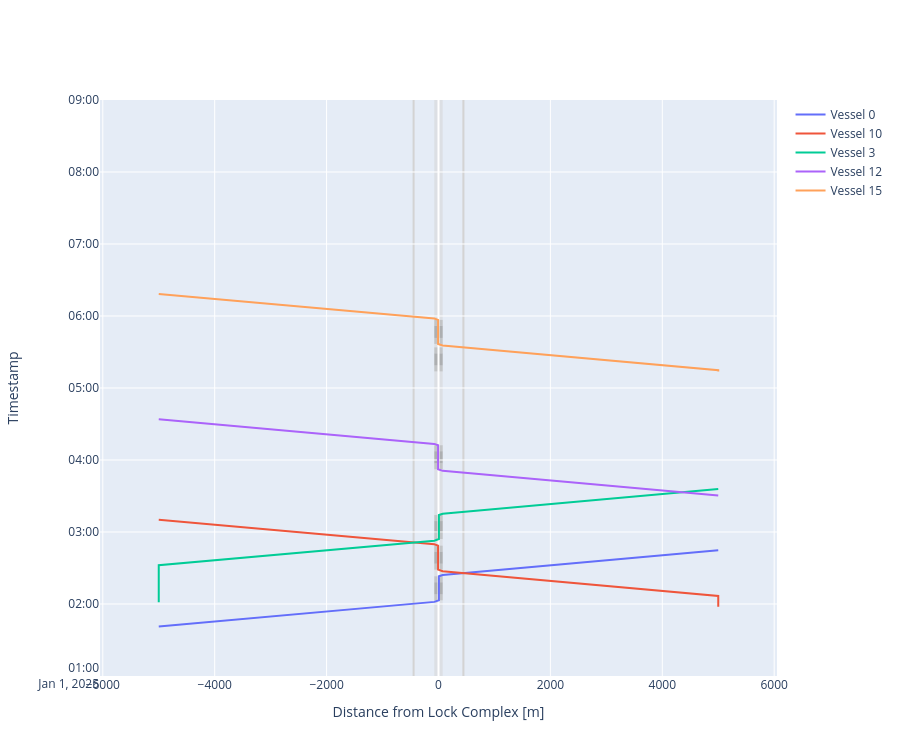

This figure's notebook cell:
### Code cell
# We can plot the time-distance diagram
fig = lock_chamber_II.plot(xlimmin = -6050, 
                           xlimmax = 6050,
                           ylimmin = pd.Timestamp('2025-01-01 01:00:00'),
                           ylimmax = pd.Timestamp('2025-01-01 09:00:00'),
                           method='Plotly')

fig.update_layout(height=cm_to_pixels(20))

### Figure 1 — Plotly figure (JSON) as saved in the notebook; plotly's stock layout.template omitted (floating-point values rounded to 4 significant figures)
{"data": [{"mode": "lines", "name": "Vessel 0", "type": "scatter", "x": [-5000.0, -5000.0, -75.0, -75.0, 7.5, 7.5, 7.5, 7.5, 7.5, 7.5, 7.5, 7.5, 75.0, 75.0, 445.0, 5000.0], "xaxis": "x", "y": ["2025-01-01T01:41:14.550491", "2025-01-01T01:41:14.550491", "2025-01-01T02:01:45.800491", "2025-01-01T02:01:45.800491", "2025-01-01T02:03:05.984076", "2025-01-01T02:03:05.984076", "2025-01-01T02:08:05.984076", "2025-01-01T02:08:05.984076", "2025-01-01T02:18:05.984076", "2025-01-01T02:18:05.984076", "2025-01-01T02:23:05.984076", "2025-01-01T02:23:05.984076", "2025-01-01T02:24:11.588828", "2025-01-01T02:24:11.588828", "2025-01-01T02:25:44.088828", "2025-01-01T02:44:42.838828"], "yaxis": "y"}, {"mode": "lines", "name": "Vessel 10", "type": "scatter", "x": [5000.0, 5000.0, 5000.0, 5000.0, 75.0, 75.0, -7.5, -7.5, -7.5, -7.5, -7.5, -7.5, -7.5, -7.5, -75.0, -75.0, -445.0, -5000.0], "xaxis": "x", "y": ["2025-01-01T01:57:47.065476", "2025-01-01T01:57:47.065476", "2025-01-01T02:06:45.338828", "2025-01-01T02:06:45.338828", "2025-01-01T02:27:16.588828", "2025-01-01T02:27:16.588828", "2025-01-01T02:28:36.772413", "2025-01-01T02:28:36.772413", "2025-01-01T02:33:36.772413", "2025-01-01T02:33:36.772413", "2025-01-01T02:43:36.772413", "2025-01-01T02:43:36.772413", "2025-01-01T02:48:36.772413", "2025-01-01T02:48:36.772413", "2025-01-01T02:49:42.377165", "2025-01-01T02:49:42.377165", "2025-01-01T02:51:14.877165", "2025-01-01T03:10:13.627165"], "yaxis": "y"}, {"mode": "lines", "name": "Vessel 3", "type": "scatter", "x": [-5000.0, -5000.0, -5000.0, -5000.0, -75.0, -75.0, 7.5, 7.5, 7.5, 7.5, 7.5, 7.5, 7.5, 7.5, 75.0, 75.0, 445.0, 5000.0], "xaxis": "x", "y": ["2025-01-01T02:01:32.774660", "2025-01-01T02:01:32.774660", "2025-01-01T02:32:16.127165", "2025-01-01T02:32:16.127165", "2025-01-01T02:52:47.377165", "2025-01-01T02:52:47.377165", "2025-01-01T02:54:07.560750", "2025-01-01T02:54:07.560750", "2025-01-01T02:59:07.560750", "2025-01-01T02:59:07.560750", "2025-01-01T03:09:07.560750", "2025-01-01T03:09:07.560750", "2025-01-01T03:14:07.560750", "2025-01-01T03:14:07.560750", "2025-01-01T03:15:13.165502", "2025-01-01T03:15:13.165502", "2025-01-01T03:16:45.665502", "2025-01-01T03:35:44.415502"], "yaxis": "y"}, {"mode": "lines", "name": "Vessel 12", "type": "scatter", "x": [5000.0, 5000.0, 75.0, 75.0, -7.5, -7.5, -7.5, -7.5, -7.5, -7.5, -7.5, -7.5, -75.0, -75.0, -445.0, -5000.0], "xaxis": "x", "y": ["2025-01-01T03:30:27.343527", "2025-01-01T03:30:27.343527", "2025-01-01T03:50:58.593527", "2025-01-01T03:50:58.593527", "2025-01-01T03:52:18.777112", "2025-01-01T03:52:18.777112", "2025-01-01T03:57:18.777112", "2025-01-01T03:57:18.777112", "2025-01-01T04:07:18.777112", "2025-01-01T04:07:18.777112", "2025-01-01T04:12:18.777112", "2025-01-01T04:12:18.777112", "2025-01-01T04:13:24.381864", "2025-01-01T04:13:24.381864", "2025-01-01T04:14:56.881864", "2025-01-01T04:33:55.631864"], "yaxis": "y"}, {"mode": "lines", "name": "Vessel 15", "type": "scatter", "x": [5000.0, 5000.0, 5000.0, 5000.0, 75.0, 75.0, -7.5, -7.5, -7.5, -7.5, -7.5, -7.5, -7.5, -7.5, -75.0, -75.0, -445.0, -5000.0], "xaxis": "x", "y": ["2025-01-01T05:13:51.166654", "2025-01-01T05:13:51.166654", "2025-01-01T05:14:52.416654", "2025-01-01T05:14:52.416654", "2025-01-01T05:35:23.666654", "2025-01-01T05:35:23.666654", "2025-01-01T05:36:43.850240", "2025-01-01T05:36:43.850240", "2025-01-01T05:41:43.850240", "2025-01-01T05:41:43.850240", "2025-01-01T05:51:43.850240", "2025-01-01T05:51:43.850240", "2025-01-01T05:56:43.850240", "2025-01-01T05:56:43.850240", "2025-01-01T05:57:49.454991", "2025-01-01T05:57:49.454991", "2025-01-01T05:59:21.954991", "2025-01-01T06:18:20.704991"], "yaxis": "y"}], "layout": {"height": 756, "shapes": [{"fillcolor": "lightgrey", "layer": "below", "line": {"width": 0}, "name": "Lock Geometry", "opacity": 0.5, "type": "rect", "x0": -75, "x1": 75.0, "y0": "2025-01-01T01:00:00", "y1": "2025-01-01T09:00:00"}, {"fillcolor": "darkgrey", "layer": "below", "line": {"width": 0}, "name": "Lock gate closing", "opacity": 0.5, "type": "rect", "x0": -75, "x1": 75.0, "xref": "x", "y0": "2025-01-01T02:03:05.984076", "y1": "2025-01-01T02:08:05.984076", "yref": "y"}, {"fillcolor": "grey", "layer": "below", "line": {"width": 0}, "name": "Lock levelling", "opacity": 0.5, "type": "rect", "x0": -75, "x1": 75.0, "xref": "x", "y0": "2025-01-01T02:08:05.984076", "y1": "2025-01-01T02:18:05.984076", "yref": "y"}, {"fillcolor": "darkgrey", "layer": "below", "line": {"width": 0}, "name": "Lock gate opening", "opacity": 0.5, "type": "rect", "x0": -75, "x1": 75.0, "xref": "x", "y0": "2025-01-01T02:18:05.984076", "y1": "2025-01-01T02:23:05.984076", "yref": "y"}, {"fillcolor": "darkgrey", "layer": "below", "line": {"width": 0}, "name": "Lock gate closing", "opacity": 0.5, "type": "rect", "x0": -75, "x1": 75.0, "xref": "x", "y0": "2025-01-01T02:28:36.772413", "y1": "2025-01-01T02:33:36.772413", "yref": "y"}, {"fillcolor": "grey", "layer": "below", "line": {"width": 0}, "name": "Lock levelling", "opacity": 0.5, "type": "rect", "x0": -75, "x1": 75.0, "xref": "x", "y0": "2025-01-01T02:33:36.772413", "y1": "2025-01-01T02:43:36.772413", "yref": "y"}, {"fillcolor": "darkgrey", "layer": "below", "line": {"width": 0}, "name": "Lock gate opening", "opacity": 0.5, "type": "rect", "x0": -75, "x1": 75.0, "xref": "x", "y0": "2025-01-01T02:43:36.772413", "y1": "2025-01-01T02:48:36.772413", "yref": "y"}, {"fillcolor": "darkgrey", "layer": "below", "line": {"width": 0}, "name": "Lock gate closing", "opacity": 0.5, "type": "rect", "x0": -75, "x1": 75.0, "xref": "x", "y0": "2025-01-01T02:54:07.560750", "y1": "2025-01-01T02:59:07.560750", "yref": "y"}, {"fillcolor": "grey", "layer": "below", "line": {"width": 0}, "name": "Lock levelling", "opacity": 0.5, "type": "rect", "x0": -75, "x1": 75.0, "xref": "x", "y0": "2025-01-01T02:59:07.560750", "y1": "2025-01-01T03:09:07.560750", "yref": "y"}, {"fillcolor": "darkgrey", "layer": "below", "line": {"width": 0}, "name": "Lock gate opening", "opacity": 0.5, "type": "rect", "x0": -75, "x1": 75.0, "xref": "x", "y0": "2025-01-01T03:09:07.560750", "y1": "2025-01-01T03:14:07.560750", "yref": "y"}, {"fillcolor": "darkgrey", "layer": "below", "line": {"width": 0}, "name": "Lock gate closing", "opacity": 0.5, "type": "rect", "x0": -75, "x1": 75.0, "xref": "x", "y0": "2025-01-01T03:52:18.777112", "y1": "2025-01-01T03:57:18.777112", "yref": "y"}, {"fillcolor": "grey", "layer": "below", "line": {"width": 0}, "name": "Lock levelling", "opacity": 0.5, "type": "rect", "x0": -75, "x1": 75.0, "xref": "x", "y0": "2025-01-01T03:57:18.777112", "y1": "2025-01-01T04:07:18.777112", "yref": "y"}, {"fillcolor": "darkgrey", "layer": "below", "line": {"width": 0}, "name": "Lock gate opening", "opacity": 0.5, "type": "rect", "x0": -75, "x1": 75.0, "xref": "x", "y0": "2025-01-01T04:07:18.777112", "y1": "2025-01-01T04:12:18.777112", "yref": "y"}, {"fillcolor": "darkgrey", "layer": "below", "line": {"width": 0}, "name": "Lock gate closing", "opacity": 0.5, "type": "rect", "x0": -75, "x1": 75.0, "xref": "x", "y0": "2025-01-01T05:13:51.166654", "y1": "2025-01-01T05:18:51.166654", "yref": "y"}, {"fillcolor": "grey", "layer": "below", "line": {"width": 0}, "name": "Lock levelling", "opacity": 0.5, "type": "rect", "x0": -75, "x1": 75.0, "xref": "x", "y0": "2025-01-01T05:18:51.166654", "y1": "2025-01-01T05:28:51.166654", "yref": "y"}, {"fillcolor": "darkgrey", "layer": "below", "line": {"width": 0}, "name": "Lock gate opening", "opacity": 0.5, "type": "rect", "x0": -75, "x1": 75.0, "xref": "x", "y0": "2025-01-01T05:28:51.166654", "y1": "2025-01-01T05:33:51.166654", "yref": "y"}, {"fillcolor": "darkgrey", "layer": "below", "line": {"width": 0}, "name": "Lock gate closing", "opacity": 0.5, "type": "rect", "x0": -75, "x1": 75.0, "xref": "x", "y0": "2025-01-01T05:36:43.850240", "y1": "2025-01-01T05:41:43.850240", "yref": "y"}, {"fillcolor": "grey", "layer": "below", "line": {"width": 0}, "name": "Lock levelling", "opacity": 0.5, "type": "rect", "x0": -75, "x1": 75.0, "xref": "x", "y0": "2025-01-01T05:41:43.850240", "y1": "2025-01-01T05:51:43.850240", "yref": "y"}, {"fillcolor": "darkgrey", "layer": "below", "line": {"width": 0}, "name": "Lock gate opening", "opacity": 0.5, "type": "rect", "x0": -75, "x1": 75.0, "xref": "x", "y0": "2025-01-01T05:51:43.850240", "y1": "2025-01-01T05:56:43.850240", "yref": "y"}, {"layer": "below", "line": {"color": "lightgrey"}, "type": "line", "x0": -445, "x1": -445, "xref": "x", "y0": 0, "y1": 1, "yref": "y domain"}, {"layer": "below", "line": {"color": "lightgrey"}, "type": "line", "x0": 445, "x1": 445, "xref": "x", "y0": 0, "y1": 1, "yref": "y domain"}], "showlegend": true, "xaxis": {"anchor": "y", "domain": [0, 1], "range": [-6050, 6050], "title": {"text": "Distance from Lock Complex [m]"}}, "yaxis": {"anchor": "x", "domain": [0, 1], "range": ["2025-01-01T01:00:00", "2025-01-01T09:00:00"], "title": {"text": "Timestamp"}}}}
